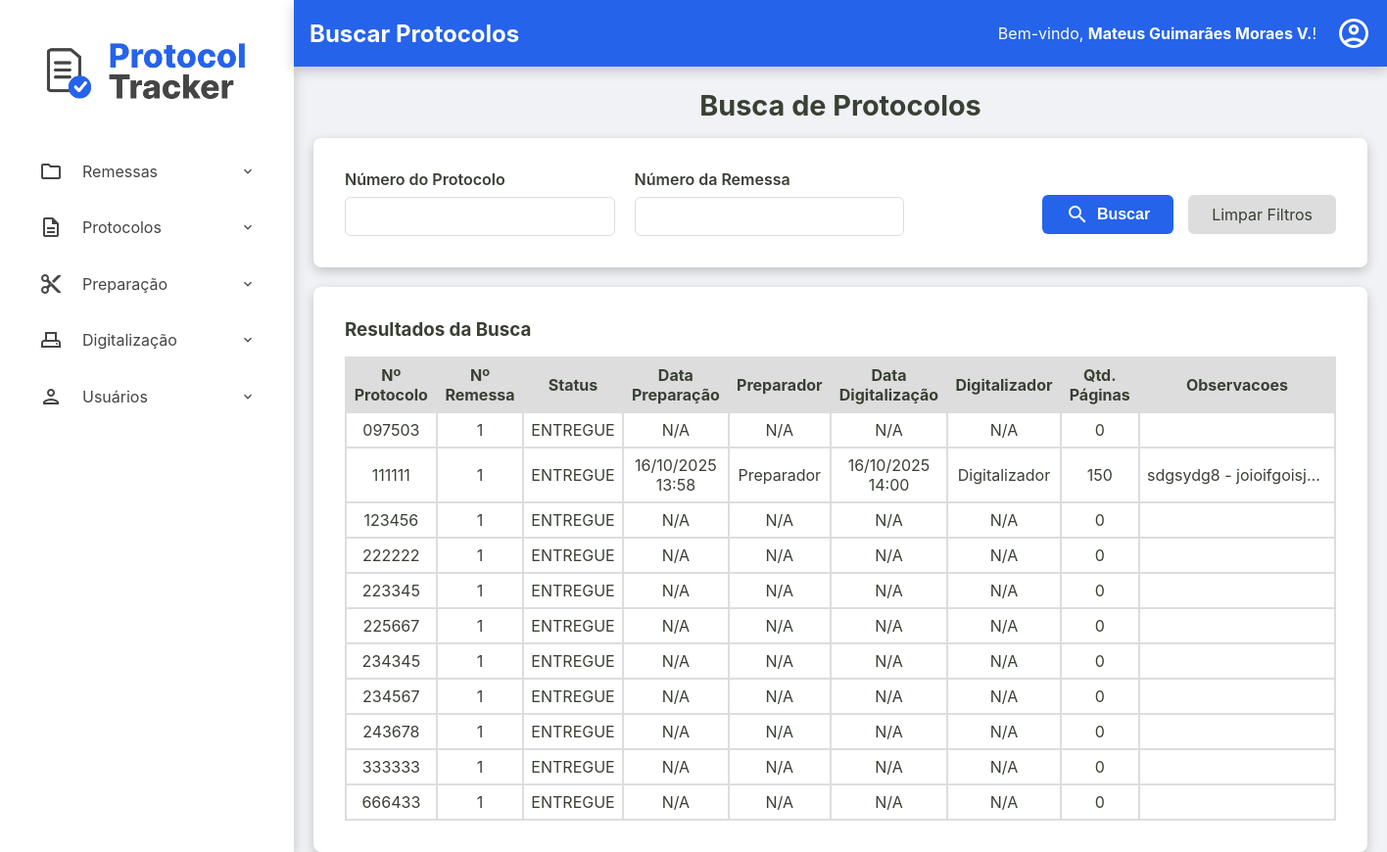
Page /admin/protocolos/buscar-protocolos (signed in) on the earlier database version.
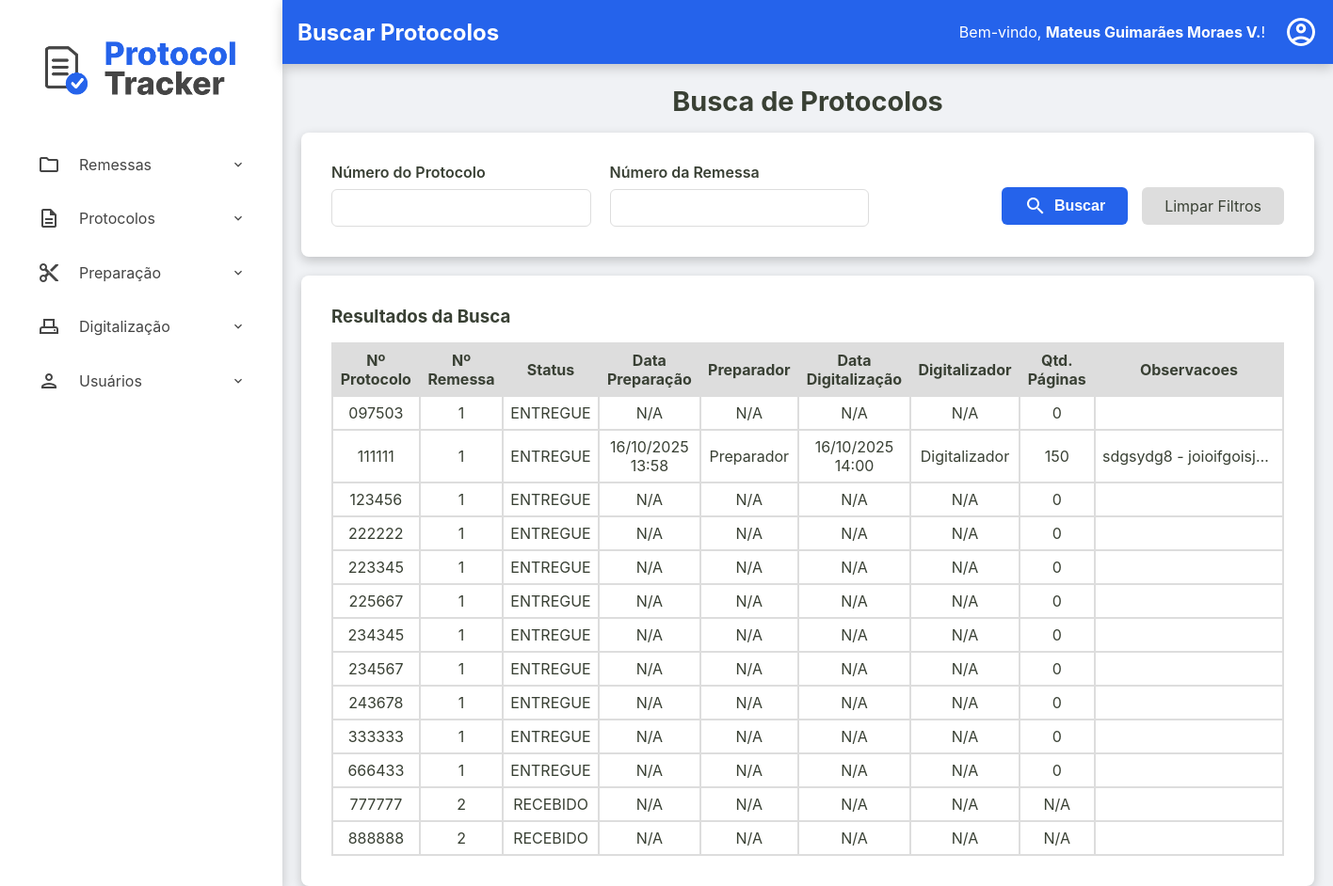
Same page on the later database version.
### tables this page shows
CREATE TABLE usuarios (
    id INTEGER PRIMARY KEY AUTOINCREMENT,
    nome TEXT NOT NULL,
    email TEXT NOT NULL UNIQUE,
    cpf TEXT NOT NULL UNIQUE,
    hash_senha TEXT NOT NULL,
    permissao TEXT NOT NULL,
    data_criacao TEXT NOT NULL DEFAULT CURRENT_TIMESTAMP,
    status INTEGER NOT NULL DEFAULT 1
  );

CREATE TABLE protocolos (
    id TEXT PRIMARY KEY,
    id_remessa TEXT NOT NULL,
    numero_protocolo TEXT NOT NULL UNIQUE,
    data_preparacao TEXT NULL,
    id_preparador INTEGER NULL,
    data_digitalizacao TEXT NULL,
    id_digitalizador INTEGER NULL,
    status TEXT NOT NULL DEFAULT 'RECEBIDO',
    quantidade_paginas INTEGER NULL CHECK (quantidade_paginas >= 0),
    observacoes TEXT NULL,
    FOREIGN KEY (id_remessa) REFERENCES remessas (id),
    FOREIGN KEY (id_preparador) REFERENCES usuarios (id),
    FOREIGN KEY (id_digitalizador) REFERENCES usuarios (id)
  );

CREATE TABLE remessas (
    numero_remessa INTEGER PRIMARY KEY, -- SQLite vai gerenciar o autoincremento aqui
    id TEXT NOT NULL UNIQUE, -- Seu ID de texto continua sendo obrigatório e único
    data_recebimento TEXT NOT NULL,
    data_entrega TEXT NULL,
    status TEXT NOT NULL DEFAULT 'RECEBIDO',
    quantidade_protocolos INTEGER NULL CHECK (quantidade_protocolos >= 0),
    id_administrador INTEGER NOT NULL,
    observacoes TEXT NULL,
    FOREIGN KEY (id_administrador) REFERENCES usuarios (id)
  );

### src/Controller/ProtocoloController.php (called while the page is built, shortened)
<?php
class ProtocoloController
{
    private ?Usuario $usuario_logado = null;
    public function __construct(
        private ProtocoloRepository $protocoloRepository,
        private ProtocoloService $protocoloService,
        private UsuarioRepository $usuarioRepository,
        private RemessaRepository $remessaRepository,
        private DashboardService $dashboardService
    ) {
        $id_usuario = $_SESSION['usuario_logado_id'] ?? null;
        if ($id_usuario) {
            $this->usuario_logado = $this->usuarioRepository->findById($id_usuario);
        }
    }
    public function buscarProtocolos()
    {
        try {
            $titulo_da_pagina = "Buscar Protocolos";
            $usuario_logado = $this->usuario_logado;
            $numero_protocolo = $_GET['numero_protocolo'] ?? null;
            $numero_remessa = $_GET['numero_remessa'] ?? null;
            $listaDePreparadores = $this->usuarioRepository->allByPermissao('preparador');
            $listaDeDigitalizadores = $this->usuarioRepository->allByPermissao('digitalizador');
            $listaProtocolos = $this->protocoloRepository->search($numero_protocolo, $numero_remessa);
            require __DIR__ . '/../../templates/admin/buscar-protocolos.php';
        } catch (Exception $e) {
            $this->home($e->getMessage());
        }
    }
}

### src/Repository/UsuarioRepository.php (called while the page is built, shortened)
<?php
class UsuarioRepository implements UsuarioRepositoryInterface
{
    private PDO $connection;
    public function __construct(PDO $connection)
    {
        $this->connection = $connection;
    }
    public function allByPermissao(string $permissao): array
    {
        $sqlQuery = "SELECT * FROM usuarios WHERE permissao = :permissao";
        $stmt = $this->connection->prepare($sqlQuery);
        $stmt->bindValue(':permissao', $permissao);
        $stmt->execute();
        return $this->hidrataLista($stmt);
    }
    public function findById(int $id): ?Usuario
    {
        $sqlQuery = "SELECT * FROM usuarios WHERE id = :id;";
        $stmt = $this->connection->prepare($sqlQuery);
        $stmt->bindValue(':id', $id);
        $stmt->execute();
        $dadosUsuario = $stmt->fetch();
        return Usuario::fromArray($dadosUsuario);
    }
    private function hidrataLista(PDOStatement $stmt): array
    {
        $listaDeUsuarios = [];
        while($dadosUsuario = $stmt->fetch()){
            $listaDeUsuarios[] = Usuario::fromArray($dadosUsuario);
        }
        return $listaDeUsuarios;
    }
}

### src/Model/Usuario.php (called while the page is built, shortened)
<?php
class Usuario {
    public function getNome(): string { return $this->nome; }
    public static function fromArray(array $array): self
    {
        try {
            $data_criacao = isset($array['data_criacao']) ? new DateTimeImmutable($array['data_criacao']) : null;
        } catch (Exception $e) {
            throw new Exception("Falha ao criar data");
        }
        return new self(
            (int) $array['id'],
            $array['nome'],
            $array['email'],
            $array['cpf'],
            $array['hash_senha'],
            $array['permissao'],
            $data_criacao,
            (bool) $array['status']
        );
    }
}

### src/Controller/Admin/RemessaController.php (called while the page is built, shortened)
<?php
class RemessaController
{
    public function __construct(
        private RemessaRepository $remessaRepository,
        private RemessaService $remessaService,
        private ProtocoloRepository $protocoloRepository,
        private ProtocoloService $protocoloService,
        private UsuarioRepository $usuarioRepository,
        private DashboardService $dashboardService,
        private UsuarioService $usuarioService
    ) {
        $id_usuario = $_SESSION['usuario_logado_id'] ?? null;
        if ($id_usuario) {
            $this->usuario_logado = $this->usuarioRepository->findById($id_usuario);
        }
    }
}

### src/Repository/ProtocoloRepository.php (called while the page is built, shortened)
<?php
class ProtocoloRepository implements ProtocoloRepositoryInterface
{
    private PDO $connection;
    public function __construct(PDO $connection)
    {
        $this->connection = $connection;
    }
    public function search(?string $numero_protocolo = null, ?string $numero_remessa = null): array
    {
        $parametros = [];
        $sqlQuery = "SELECT
        p.numero_protocolo AS numero_protocolo,
        r.numero_remessa AS numero_remessa,
        p.status AS status_protocolo,
        p.data_preparacao AS data_preparacao,
        p.id_preparador AS id_preparador,
        p.data_digitalizacao AS data_digitalizacao,
        p.id_digitalizador AS id_digitalizador,
        p.quantidade_paginas AS quantidade_paginas,
        p.observacoes AS observacoes
        FROM protocolos as p
        JOIN remessas as r
        ON p.id_remessa = r.id";
        $sqlQuery .= ' ORDER BY r.numero_remessa, p.numero_protocolo;';
        $stmt = $this->connection->prepare($sqlQuery);
        $stmt->execute($parametros);
        return $stmt->fetchAll();
    }
}

### templates/admin/buscar-protocolos.php (the view)
<?php require __DIR__ . '/../components/_header.php'; ?>
<h2>Busca de Protocolos</h2>
<div class="container-principal-busca">
    <div class="form-container busca-form-container">
        <form action="/admin/protocolos/buscar-protocolos" method="get" class="busca-form">
            <div class="form-row">
                <div class="form-group">
                    <label for="numero_protocolo">Número do Protocolo</label>
                    <input type="text" id="numero_protocolo" name="numero_protocolo" value="<?= htmlspecialchars($_GET['numero_protocolo'] ?? '') ?>">
                </div>
                <div class="form-group">
                    <label for="numero_remessa">Número da Remessa</label>
                    <input type="text" id="numero_remessa" name="numero_remessa" value="<?= htmlspecialchars($_GET['numero_remessa'] ?? '') ?>">
                </div>
            </div>
            <div class="form-actions">
                <button type="submit" class="btn-buscar">
                    <span class="material-icons-outlined">search</span> Buscar
                </button>
                <a href="/admin/protocolos/buscar-protocolos" class="btn-limpar">Limpar Filtros</a>
            </div>
        </form>
    </div>
    <div class="listagem-container">
        <h3>Resultados da Busca</h3>
        <table class="protocolos-table datatable-js" id="tabela-protocolos">
            <thead>
                <tr>
                    <th>Nº Protocolo</th>
                    <th>Nº Remessa</th>
                    <th>Status</th>
                    <th>Data Preparação</th>
                    <th>Preparador</th>
                    <th>Data Digitalização</th>
                    <th>Digitalizador</th>
                    <th>Qtd. Páginas</th>
                    <th>Observacoes</th>
                </tr>
            </thead>
            <tbody>
                <?php
                    $fusoHorarioLocal = new DateTimeZone('America/Campo_Grande');
                ?>
                <?php foreach ($listaProtocolos as $protocolo): ?>
                    <tr>
                        <td><?= htmlspecialchars($protocolo['numero_protocolo']) ?></td>
                        <td><?= htmlspecialchars($protocolo['numero_remessa']) ?></td>
                        <td><?= htmlspecialchars($protocolo['status_protocolo']) ?></td>
                        <td><?= $protocolo['data_preparacao'] ? (new DateTimeImmutable($protocolo['data_preparacao']))->setTimezone($fusoHorarioLocal)->format('d/m/Y H:i') : 'N/A' ?></td>
                        <td>
                            <?php
                                foreach ($listaDePreparadores as $preparador) {
                                    if($preparador->getId() == $protocolo['id_preparador']){
                                        $nomePreparador = $preparador->getNome();
                                        break;
                                    }
                                }
                                echo htmlspecialchars($nomePreparador ?? 'N/A');
                                $nomePreparador = 'N/A';
                            ?>
                        </td>
                        <td><?= $protocolo['data_digitalizacao'] ? (new DateTimeImmutable($protocolo['data_digitalizacao']))->setTimezone($fusoHorarioLocal)->format('d/m/Y H:i') : 'N/A' ?></td>
                        <td>
                            <?php
                                foreach ($listaDeDigitalizadores as $digitalizador) {
                                    if($digitalizador->getId() === $protocolo['id_digitalizador']){
                                        $nomeDigitalizador = $digitalizador->getNome();
                                        break;
                                    }
                                }
                                echo htmlspecialchars($nomeDigitalizador ?? 'N/A');
                                $nomeDigitalizador = 'N/A';
                            ?>
                        </td>
                        <td><?= htmlspecialchars($protocolo['quantidade_paginas'] ?? 'N/A') ?></td>
                        <td class="coluna-observacoes" title="<?= htmlspecialchars($protocolo['observacoes'] ?? '') ?>"><?= htmlspecialchars($protocolo['observacoes']) ?? '' ?></td>
                    </tr>
                <?php endforeach; ?>
            </tbody>
        </table>
    </div>
</div>
<?php require __DIR__ . '/../components/_footer.php'; ?>

### public/index.php (shortened to what this page needs)
<?php
try {
    $connection = ConnectionCreatorSqlite::createConnectionSqlite();
    $protocoloRepository = new ProtocoloRepository($connection);
    $remessaRepository = new RemessaRepository($connection);
    $usuarioRepository = new UsuarioRepository($connection);
    $dashboardService = new DashboardService($protocoloRepository, $remessaRepository);
    $protocoloService = new ProtocoloService($protocoloRepository, $remessaRepository, $usuarioRepository);
    $remessaService = new RemessaService($remessaRepository, $usuarioRepository, $protocoloRepository);
    $usuarioService = new UsuarioService($usuarioRepository);
    $remessaController = new RemessaController($remessaRepository, $remessaService, $protocoloRepository, $protocoloService, $usuarioRepository, $dashboardService, $usuarioService);
    $protocoloController = new ProtocoloController($protocoloRepository, $protocoloService, $usuarioRepository, $remessaRepository, $dashboardService);
    $url = $_SERVER['REQUEST_URI'];
    $url = parse_url($url, PHP_URL_PATH);
    $method = $_SERVER['REQUEST_METHOD'];
    switch ($url) {
        case '/admin/protocolos/buscar-protocolos':
            if($method === 'GET'){
                $protocoloController->buscarProtocolos();
            }
            break;
    }
} catch (Exception $e) {
    http_response_code(500);
    echo "<p>Mensagem do Erro: " . $e->getMessage() . "</p>";
}

### templates/components/_header.php (shortened to what this page needs)
<!DOCTYPE html>
<html lang="pt-br">
<head>
    <link rel="stylesheet" href="/assets/css/style.css">
    <link rel="stylesheet" href="https://cdn.datatables.net/2.0.8/css/dataTables.dataTables.css">
</head>
<body>
    <div class="container-principal">
        <aside class="sidebar">
            <div class="sidebar-logo">
                <a href="/home"><img src="/assets/imgs/ProtocolTrackerLogo.png" alt="Logo Protocol Tracker"></a>
            </div>
            <nav>
                <ul>
                    <?php if ($permissao === 'administrador'): ?>
                        <li class="has-submenu">
                            <a><span class="material-icons-outlined">folder</span> Remessas</a>
                        </li>
                        <li class="has-submenu">
                            <a><span class="material-icons-outlined">description</span> Protocolos</a>
                        </li>
                        <li class="has-submenu">
                            <a><span class="material-icons-outlined">content_cut</span> Preparação</a>
                        </li>
                        <li class="has-submenu">
                            <a><span class="material-icons-outlined">adf_scanner</span> Digitalização</a>
                        </li>
                        <li class="has-submenu">
                            <a><span class="material-icons-outlined">person</span> Usuários</a>
                        </li>
                    <?php endif; ?>
                </ul>
            </nav>
        </aside>
        <div class="div-conteudo-principal">
            <?php require __DIR__ . '/_content-header.php'; ?>
            <main class="conteudo-principal">

### templates/components/_content-header.php (shortened to what this page needs)
<div class="content-header">
    <div class="header-title">
        <h2><?= isset($titulo_da_pagina) ? htmlspecialchars($titulo_da_pagina) : 'Página sem Título' ?></h2>
    </div>
    <div class="logout">
        <?php if (isset($usuario_logado) && $usuario_logado): ?>
            <div class="welcome-message">
                <span>Bem-vindo, <strong><?= htmlspecialchars($usuario_logado->getNome()) ?></strong>!</span>
            </div>
            <div class="dropdown">
                <a href="#" id="user-menu-toggle" class="action-icon" title="Opções do Usuário">
                    <span class="material-icons-outlined">account_circle</span>
                </a>
            </div>
        <?php endif; ?>
    </div>
</div>

### templates/components/_footer.php (shortened to what this page needs)
            </main>
        </div>
    </div>
</body>
</html>

Differences in the rows shown:
added protocolos: numero_protocolo "777777", remessas.numero_remessa "2", status "RECEBIDO", shows "N/A", nomePreparador "N/A", nomeDigitalizador "N/A", quantidade_paginas "N/A"
added protocolos: numero_protocolo "888888", remessas.numero_remessa "2", status "RECEBIDO", shows "N/A", nomePreparador "N/A", nomeDigitalizador "N/A", quantidade_paginas "N/A"
